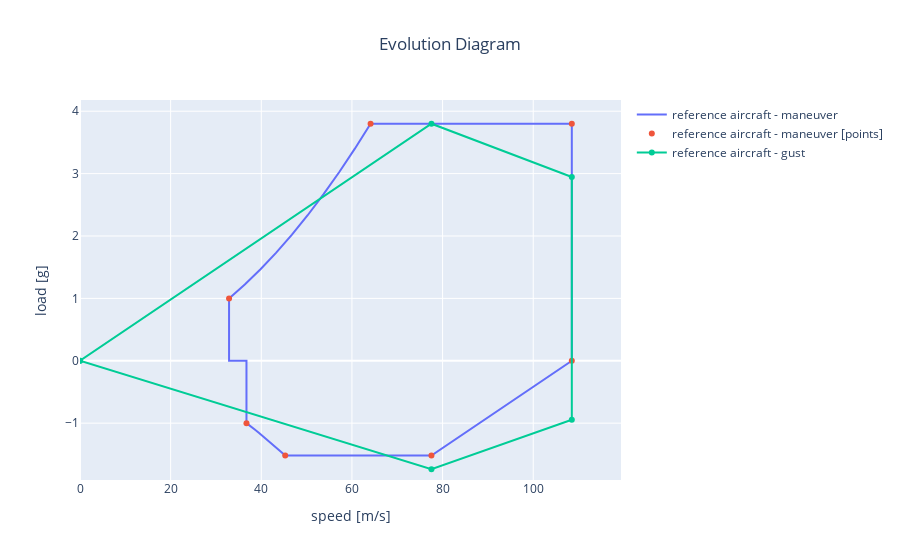

Notebook source saved alongside this figure:
### Markdown cell above
Now, we are gona plot the results for both aicrafts.

### Code cell
from fastga.utils.postprocessing.analysis_and_plots import evolution_diagram

fig = evolution_diagram(pth.join(WORK_FOLDER_PATH, 'geometry_reference.xml'), name='reference aircraft')
# fig = evolution_diagram(pth.join(WORK_FOLDER_PATH, 'geometry_long_wing.xml'), name='long wing aircraft', fig=fig)
fig.show()

### Figure 1 — Plotly figure (JSON) as saved in the notebook; plotly's stock layout.template omitted (floating-point values rounded to 4 significant figures)
{"data": [{"mode": "lines", "name": "reference aircraft - maneuver", "type": "scatter", "uid": "cda02214-7845-470b-b278-03db8a379329", "x": [32.89, 36.36, 39.83, 43.3, 46.77, 50.24, 53.7, 57.17, 60.64, 64.11, 108.5, 108.5, 77.54, 45.28, 45.28, 44.33, 43.38, 42.43, 41.48, 40.53, 39.58, 38.63, 37.68, 36.73, 36.73, 32.89, 32.89], "y": [1, 1.222, 1.466, 1.733, 2.022, 2.333, 2.666, 3.022, 3.4, 3.8, 3.8, 0, -1.52, -1.52, -1.52, -1.457, -1.395, -1.335, -1.275, -1.218, -1.161, -1.106, -1.052, -1, 0, 0, 1]}, {"mode": "markers", "name": "reference aircraft - maneuver [points]", "type": "scatter", "uid": "1bc6d41b-cc9b-4713-bf88-6fc59515ba6e", "x": [32.89, 64.11, 108.5, 108.5, 77.54, 45.28, 36.73], "y": [1, 3.8, 3.8, 0, -1.52, -1.52, -1]}, {"mode": "lines+markers", "name": "reference aircraft - gust", "type": "scatter", "uid": "4420e6e0-5336-472b-b13e-06b87e6bb3bd", "x": [0, 77.54, 108.5, 108.5, 77.54, 0], "y": [0, 3.8, 2.946, -0.9461, -1.737, 0]}], "layout": {"title": {"text": "Evolution Diagram", "x": 0.5}, "xaxis": {"range": [0, 119.4], "title": {"text": "speed [m/s]"}}, "yaxis": {"range": [-1.911, 4.18], "title": {"text": "load [g]"}}}}
